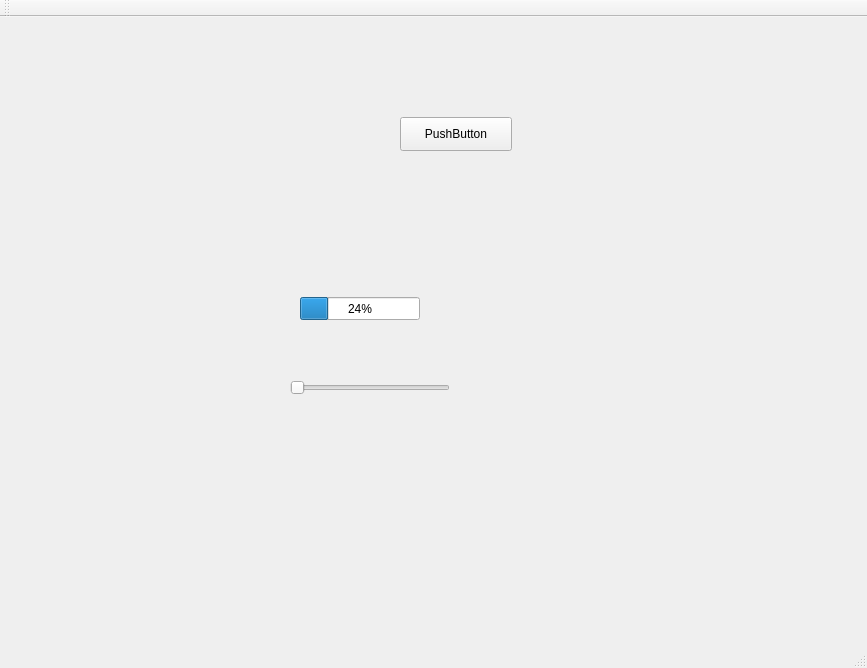
<?xml version="1.0" encoding="UTF-8"?>
<ui version="4.0">
 <class>ViewerClass</class>
 <widget class="QMainWindow" name="ViewerClass">
  <property name="geometry">
   <rect>
    <x>0</x>
    <y>0</y>
    <width>867</width>
    <height>668</height>
   </rect>
  </property>
  <property name="windowTitle">
   <string>Viewer</string>
  </property>
  <widget class="QWidget" name="centralWidget">
   <widget class="QPushButton" name="pushButton">
    <property name="geometry">
     <rect>
      <x>400</x>
      <y>100</y>
      <width>112</width>
      <height>34</height>
     </rect>
    </property>
    <property name="text">
     <string>PushButton</string>
    </property>
   </widget>
   <widget class="QSlider" name="horizontalSlider">
    <property name="geometry">
     <rect>
      <x>290</x>
      <y>360</y>
      <width>160</width>
      <height>22</height>
     </rect>
    </property>
    <property name="orientation">
     <enum>Qt::Horizontal</enum>
    </property>
   </widget>
   <widget class="QProgressBar" name="progressBar">
    <property name="geometry">
     <rect>
      <x>300</x>
      <y>280</y>
      <width>120</width>
      <height>23</height>
     </rect>
    </property>
    <property name="value">
     <number>24</number>
    </property>
   </widget>
  </widget>
  <widget class="QMenuBar" name="menuBar">
   <property name="geometry">
    <rect>
     <x>0</x>
     <y>0</y>
     <width>867</width>
     <height>30</height>
    </rect>
   </property>
  </widget>
  <widget class="QToolBar" name="mainToolBar">
   <attribute name="toolBarArea">
    <enum>TopToolBarArea</enum>
   </attribute>
   <attribute name="toolBarBreak">
    <bool>false</bool>
   </attribute>
  </widget>
  <widget class="QStatusBar" name="statusBar"/>
 </widget>
 <layoutdefault spacing="6" margin="11"/>
 <resources>
  <include location="Viewer.qrc"/>
 </resources>
 <connections>
  <connection>
   <sender>horizontalSlider</sender>
   <signal>valueChanged(int)</signal>
   <receiver>progressBar</receiver>
   <slot>setValue(int)</slot>
   <hints>
    <hint type="sourcelabel">
     <x>338</x>
     <y>413</y>
    </hint>
    <hint type="destinationlabel">
     <x>345</x>
     <y>333</y>
    </hint>
   </hints>
  </connection>
 </connections>
</ui>
